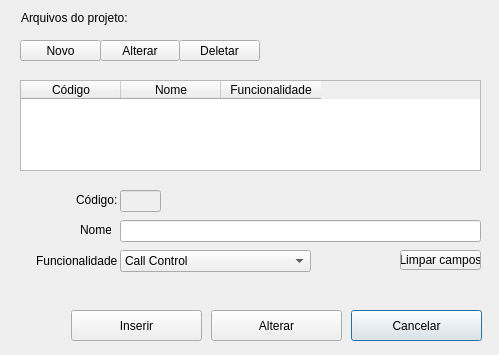
<?xml version="1.0" encoding="UTF-8"?>
<ui version="4.0">
 <class>FileWindow</class>
 <widget class="QDialog" name="FileWindow">
  <property name="windowModality">
   <enum>Qt::ApplicationModal</enum>
  </property>
  <property name="geometry">
   <rect>
    <x>0</x>
    <y>0</y>
    <width>499</width>
    <height>355</height>
   </rect>
  </property>
  <property name="windowTitle">
   <string>Project files and features</string>
  </property>
  <widget class="QTableWidget" name="tableWidgetFiles">
   <property name="geometry">
    <rect>
     <x>20</x>
     <y>80</y>
     <width>461</width>
     <height>91</height>
    </rect>
   </property>
   <property name="editTriggers">
    <set>QAbstractItemView::DoubleClicked</set>
   </property>
   <attribute name="verticalHeaderVisible">
    <bool>false</bool>
   </attribute>
   <column>
    <property name="text">
     <string>Código</string>
    </property>
   </column>
   <column>
    <property name="text">
     <string>Nome</string>
    </property>
   </column>
   <column>
    <property name="text">
     <string>Funcionalidade</string>
    </property>
   </column>
  </widget>
  <widget class="QPushButton" name="btnCancelar">
   <property name="geometry">
    <rect>
     <x>351</x>
     <y>310</y>
     <width>131</width>
     <height>31</height>
    </rect>
   </property>
   <property name="text">
    <string>Cancelar</string>
   </property>
  </widget>
  <widget class="QLabel" name="labelCodigo">
   <property name="geometry">
    <rect>
     <x>76</x>
     <y>190</y>
     <width>49</width>
     <height>20</height>
    </rect>
   </property>
   <property name="text">
    <string>Código:</string>
   </property>
  </widget>
  <widget class="QLineEdit" name="lineEditCodigo">
   <property name="enabled">
    <bool>false</bool>
   </property>
   <property name="geometry">
    <rect>
     <x>120</x>
     <y>190</y>
     <width>41</width>
     <height>22</height>
    </rect>
   </property>
  </widget>
  <widget class="QLabel" name="URL">
   <property name="geometry">
    <rect>
     <x>36</x>
     <y>250</y>
     <width>81</width>
     <height>22</height>
    </rect>
   </property>
   <property name="text">
    <string>Funcionalidade:</string>
   </property>
  </widget>
  <widget class="QPushButton" name="btnEfetivaAlteracao">
   <property name="geometry">
    <rect>
     <x>211</x>
     <y>310</y>
     <width>131</width>
     <height>31</height>
    </rect>
   </property>
   <property name="text">
    <string>Alterar</string>
   </property>
  </widget>
  <widget class="QPushButton" name="btnLimpar">
   <property name="geometry">
    <rect>
     <x>400</x>
     <y>250</y>
     <width>81</width>
     <height>20</height>
    </rect>
   </property>
   <property name="text">
    <string>Limpar campos</string>
   </property>
  </widget>
  <widget class="QPushButton" name="btnConfirmar">
   <property name="geometry">
    <rect>
     <x>71</x>
     <y>310</y>
     <width>131</width>
     <height>31</height>
    </rect>
   </property>
   <property name="text">
    <string>Inserir</string>
   </property>
  </widget>
  <widget class="QPushButton" name="btnAlterar">
   <property name="geometry">
    <rect>
     <x>100</x>
     <y>40</y>
     <width>80</width>
     <height>21</height>
    </rect>
   </property>
   <property name="text">
    <string>Alterar</string>
   </property>
  </widget>
  <widget class="QPushButton" name="btnNovo">
   <property name="geometry">
    <rect>
     <x>20</x>
     <y>40</y>
     <width>81</width>
     <height>21</height>
    </rect>
   </property>
   <property name="text">
    <string>Novo</string>
   </property>
  </widget>
  <widget class="QPushButton" name="btnDeletar">
   <property name="geometry">
    <rect>
     <x>179</x>
     <y>40</y>
     <width>81</width>
     <height>21</height>
    </rect>
   </property>
   <property name="text">
    <string>Deletar</string>
   </property>
  </widget>
  <widget class="QLabel" name="label">
   <property name="geometry">
    <rect>
     <x>21</x>
     <y>10</y>
     <width>151</width>
     <height>16</height>
    </rect>
   </property>
   <property name="text">
    <string>Arquivos do projeto:</string>
   </property>
  </widget>
  <widget class="QLabel" name="labelNome">
   <property name="geometry">
    <rect>
     <x>80</x>
     <y>220</y>
     <width>31</width>
     <height>20</height>
    </rect>
   </property>
   <property name="text">
    <string>Nome:</string>
   </property>
  </widget>
  <widget class="QLineEdit" name="lineEditNome">
   <property name="enabled">
    <bool>true</bool>
   </property>
   <property name="geometry">
    <rect>
     <x>120</x>
     <y>220</y>
     <width>361</width>
     <height>22</height>
    </rect>
   </property>
  </widget>
  <widget class="QComboBox" name="comboBoxFunc">
   <property name="geometry">
    <rect>
     <x>120</x>
     <y>250</y>
     <width>191</width>
     <height>22</height>
    </rect>
   </property>
   <item>
    <property name="text">
     <string>Call Control</string>
    </property>
   </item>
   <item>
    <property name="text">
     <string>Call History</string>
    </property>
   </item>
   <item>
    <property name="text">
     <string>Chat</string>
    </property>
   </item>
   <item>
    <property name="text">
     <string>Conference</string>
    </property>
   </item>
   <item>
    <property name="text">
     <string>Rules</string>
    </property>
   </item>
   <item>
    <property name="text">
     <string>Video</string>
    </property>
   </item>
   <item>
    <property name="text">
     <string>Voice Mail</string>
    </property>
   </item>
   <item>
    <property name="text">
     <string>Web Collab</string>
    </property>
   </item>
  </widget>
 </widget>
 <resources/>
 <connections/>
</ui>
